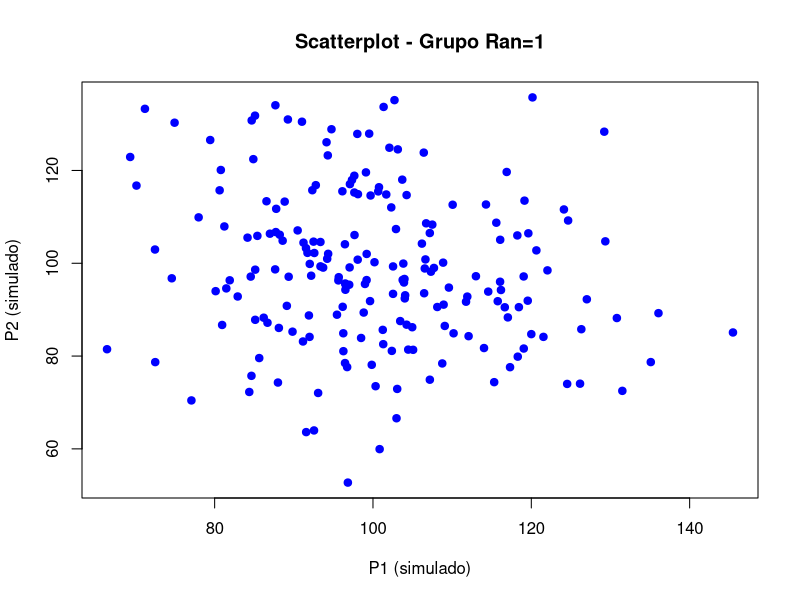
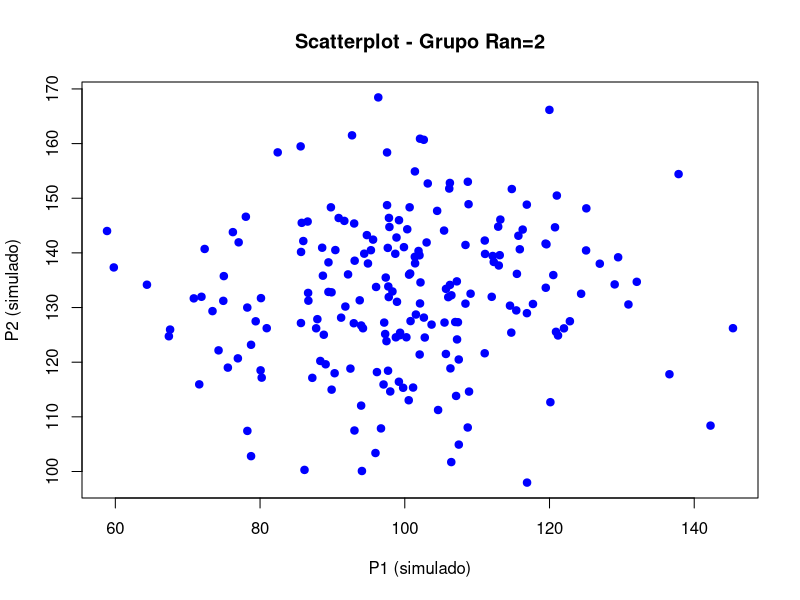

These charts were generated, in order, by the following R code:
set.seed(120)

var <- 15

n1_1 <- rnorm(200, mean = 100, sd = var)
n2_1 <- rnorm(200, mean = 100, sd = var)
n1_2 <- rnorm(200, mean = 98, sd = var)
n2_2 <- rnorm(200, mean = 130, sd = var)

#Simulação de dados
#Exemplo 1: Cenário 3 Lista01
#Vamos considerar os dados do grupo Ran=1
#matriz de correlação dos dados P1 e P2 para Ran=1

# Vetor de médias
mean_g1 <- c(mean(n1_1),mean(n2_1))
mean_g2 <- c(mean(n1_2),mean(n2_2))

# Calcular o vetor de correlação
cor_g1 <- cor(cbind(n1_1,n2_1)) # Calcula matriz de correlação
cor_g2 <- cor(cbind(n1_2,n2_2)) # Calcula matriz de correlação

#matriz de covariância dos dados P1 e P2 para Ran=1
cov_g1 <- cov(cbind(n1_1,n2_1)) # Calcula matriz de covariância
cov_g2 <- cov(cbind(n1_2,n2_2))

#Gerando dados da Normal bivariada
require(MASS)
n <-200

data_g1 <- mvrnorm(n,mean_g1,cov_g1)
data_g2 <- mvrnorm(n,mean_g2,cov_g2)

# Perguntei pro gpt uma forma de visualizar estes dados
# Caso os pontos se alinhassem na diagonal existe forte correlação das variáveis
# Caso só formassem uma nuvem, provavelmente há uma correlação próxima a zero

plot(data_g1[,1], data_g1[,2],
     xlab = "P1 (simulado)",
     ylab = "P2 (simulado)",
     main = "Scatterplot - Grupo Ran=1",
     pch = 19, col = "blue")

plot(data_g2[,1], data_g2[,2],
     xlab = "P1 (simulado)",
     ylab = "P2 (simulado)",
     main = "Scatterplot - Grupo Ran=2",
     pch = 19, col = "blue")

df <- data.frame(rbind(data_g1,data_g2))
Ransim<-c(rep(1,200),rep(2,200))
df <- cbind(df,Ransim)
colnames(df) <- c("P1","P2","Ransim")

fit <- manova(cbind(P1, P2) ~ Ransim, data = df)
summary(fit, test = "Pillai")

t.test(P1 ~Ransim, data = df)
t.test(P2 ~Ransim, data = df)
